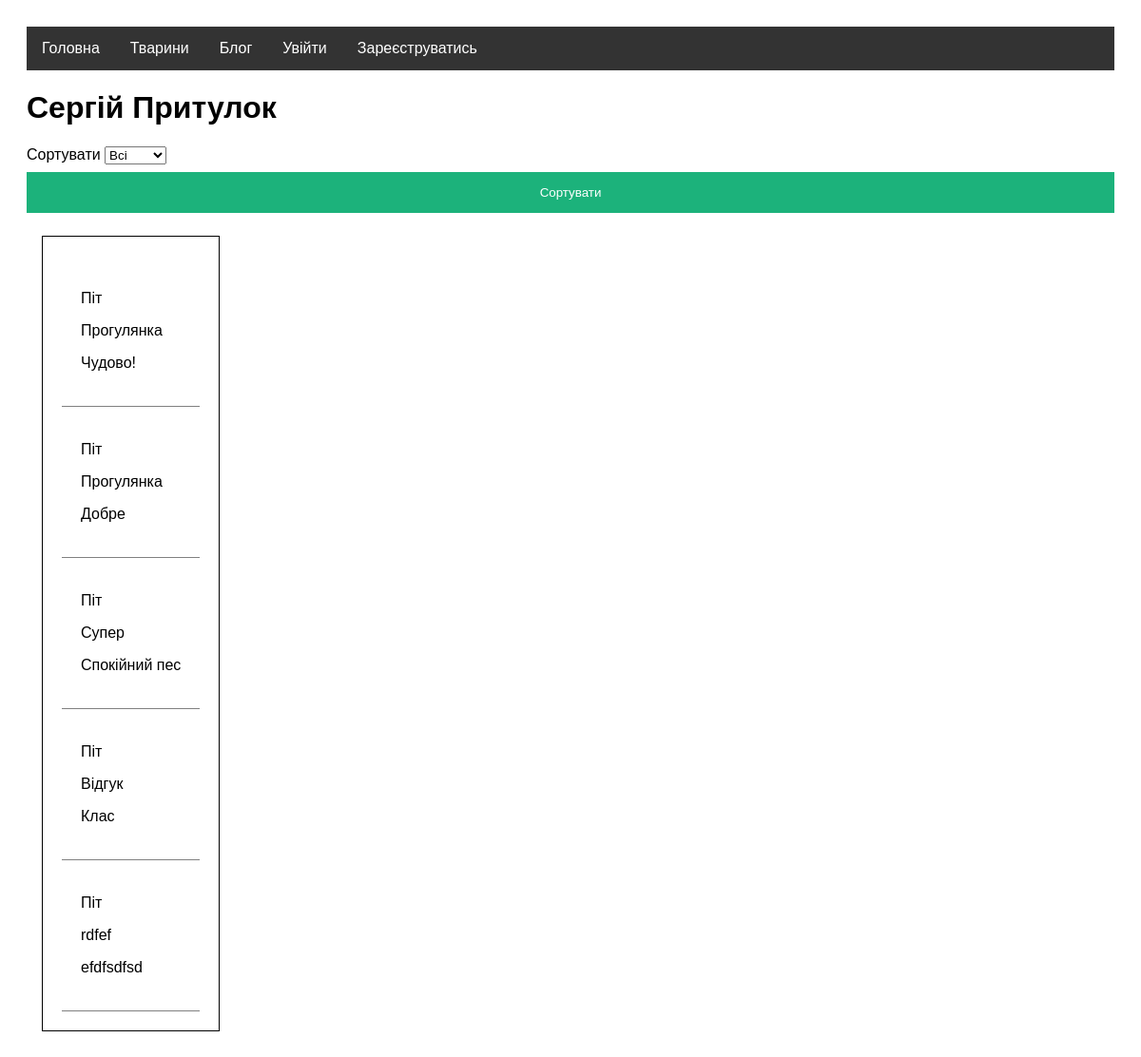
The app's page /animals/feedbacks, older data.
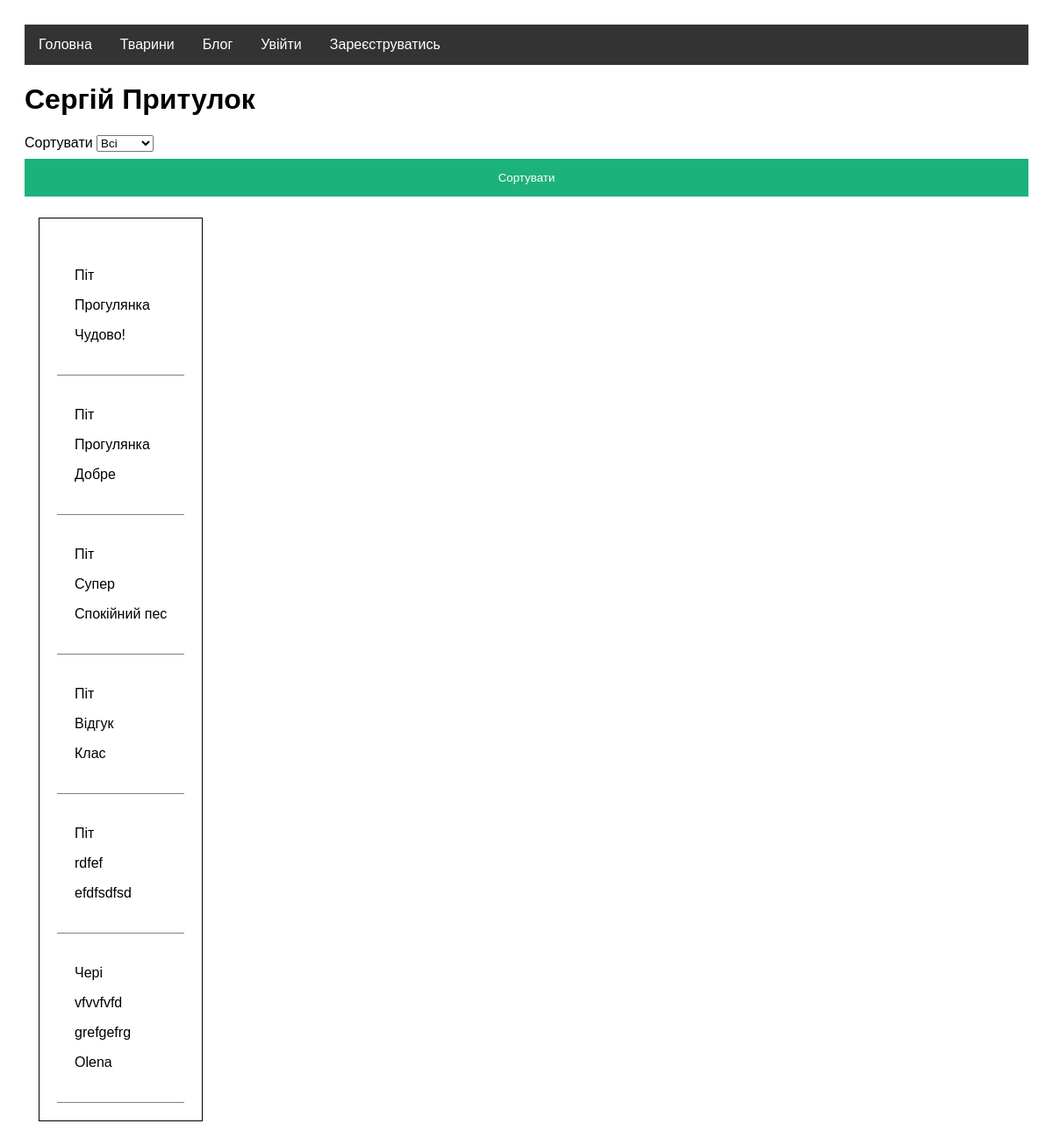
The same page, newer data.
### animals/models.py (models this page shows, shortened)
class Feedback(models.Model):
    title = models.CharField(max_length=100)
    text = models.TextField()
    user_id = models.ForeignKey(User, on_delete=models.CASCADE)
    animal_id = models.ForeignKey(Animal, on_delete=models.CASCADE)

class Animal(models.Model):
    name = models.CharField(max_length=100)
    sex = models.BooleanField()
    age = models.IntegerField()
    breed = models.CharField(max_length=200)
    availability = models.BooleanField()
    description = models.TextField()
    healthy = models.BooleanField()
    animal_type = models.ForeignKey(AnimalType, on_delete=models.CASCADE)

### animals/views.py (the view)
# urls.py: path('feedbacks', views.get_all_feedbacks, name='get_all_feedbacks'),
def get_all_feedbacks(request):
    types = animals.models.AnimalType.objects.all()
    type_filter = request.GET.get("type")
    if type_filter:
        all_feedbacks = animals.models.Feedback.objects.all().filter(animal_id__animal_type__type=type_filter)
    else:
        all_feedbacks = animals.models.Feedback.objects.all()
    return render(request, 'animals/feedbacks.html', {'feedbacks': all_feedbacks, 'types': types})

### animals/models.py (called while the page is built)
    def __str__(self):
        return self.type

### templates/animals/feedbacks.html (shortened to what this page needs)
{% extends 'base.html' %}
{% block content %}
    <div class="main-page">
            <form method="get">
                <label for="type">Сортувати</label>
                <select name="type" id="type">
                <option value=''>Всі</option>
                </select>
                <button type="submit">Сортувати</button>
            </form>
        <div class="container">
            <div class="feedbacks">
                {% for feedback in feedbacks %}
                    <div class="feedback">
                        <p>{{ feedback.animal_id.name }}</p>
                        <p>{{ feedback.title }}</p>
                        <p>{{ feedback.text }}</p>
                        <p>{{ feedback.user_id.first_name }}</p>
                    </div>
                {% endfor %}
            </div>
        </div>
    </div>
{% endblock %}

Row changes from the older to the newer data that the page shows:
added Feedback: animal_id.name "Чері", title "vfvvfvfd", text "grefgefrg", user_id.first_name "Olena"
